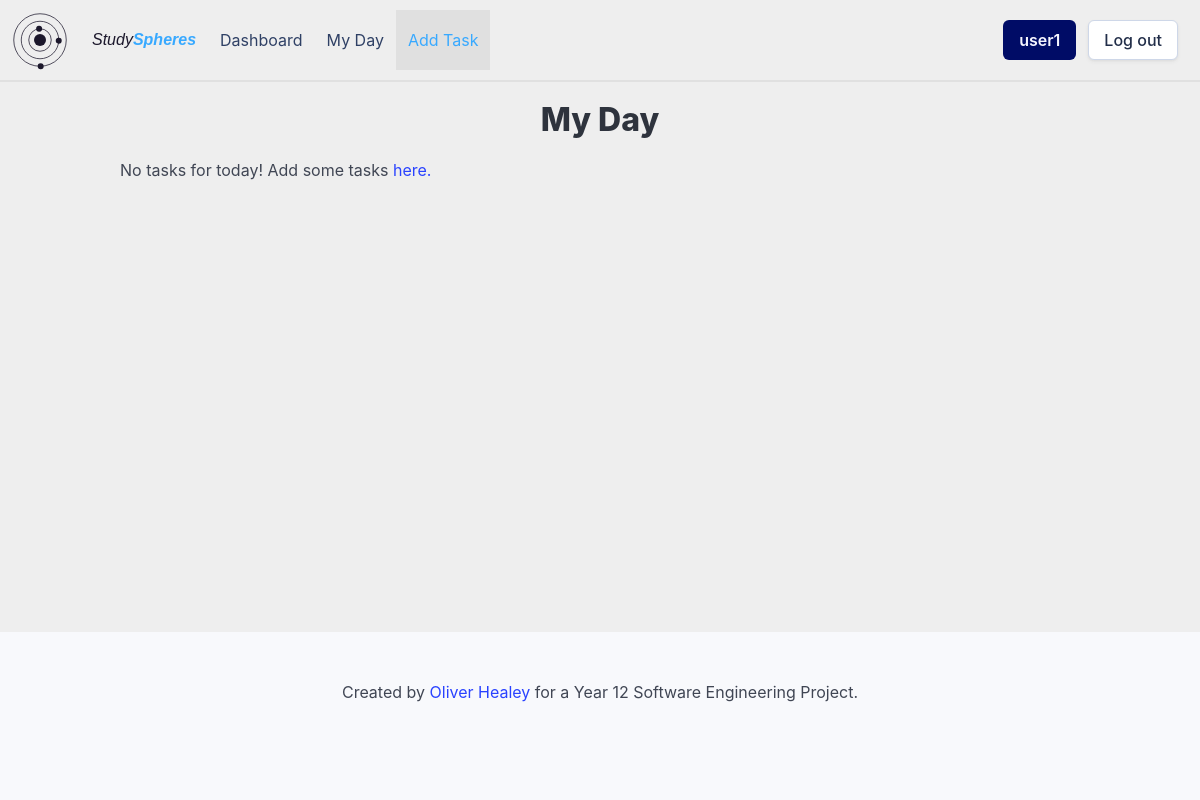
The app's page /myday (signed in), older data.
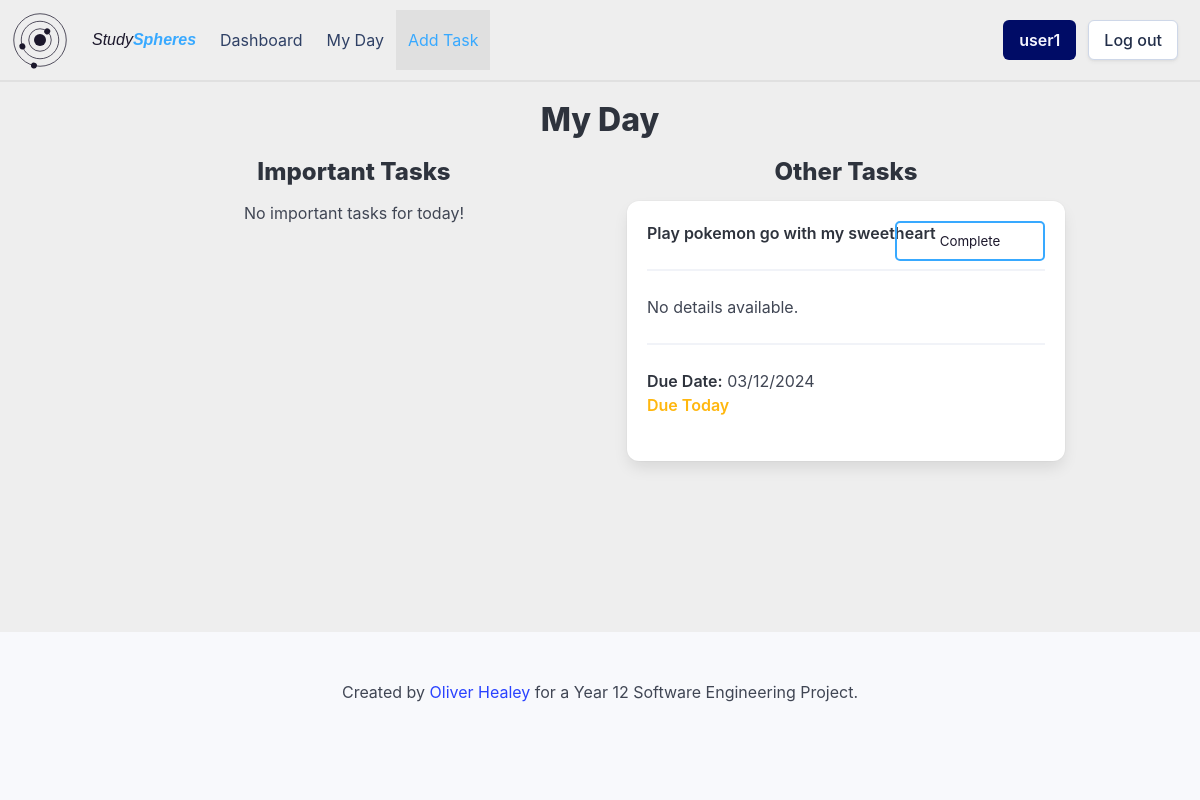
The same page, newer data.
### setup_db.py (models this page shows)
class Task(Base):
    __tablename__ = 'tasks'
    task_id = Column(String, primary_key=True)
    name = Column(String, nullable=False)
    details = Column(String)
    important = Column(Boolean, nullable=False)
    due_date = Column(DateTime, nullable=False)
    completed = Column(Boolean, nullable=False)
    repeat = Column(String, nullable=False)
    user_id = Column(String, ForeignKey('userdetails.id'), nullable=False)
    group_id = Column(String, ForeignKey('groups.group_id'), nullable=False)
    user = relationship('User', back_populates='tasks')
    groups = relationship('Group', back_populates='tasks')

### app.py (the view)
@app.route('/myday')
def myday():
    if flaskSession.get('userId') is None:
        return redirect(url_for('login'))
    userId = flaskSession.get('userId')
    current_date = datetime.datetime.now().date()
    tasks = sessionDb.query(Task).filter(Task.user_id == userId).all()
    tasks = [task for task in tasks if task.due_date.date() == current_date]
    date = datetime.datetime.now().date()
    return render_template('myday.html', tasks=tasks, showDetails=True, date=date)

### templates/myday.html (shortened to what this page needs)
{% extends "base_loggedin.html" %}
{% block heading %}My Day{% endblock %}
{% block content %}
    <div class="container">
        <div class="day-overview">
            {% if tasks|length == 0 %}
                <p>No tasks for today! Add some tasks <a href="/addtask">here.</a></p>
            {% else %}
                {% set important_tasks = tasks|selectattr('important')|list %}
                {% set other_tasks = tasks|rejectattr('important')|list %}
                <div class="columns is-multiline">
                    <div class="column is-half">
                        <h3 class="has-text-centered">Important Tasks</h3>
                        {% if important_tasks|length == 0 %}
                            <p class="has-text-centered">No important tasks for today!</p>
                        {% else %}
                            {% for task in tasks %}
                                {% if task.important %}
                                    {% include 'task_box.html' %}
                                {% endif %}
                            {% endfor %}
                        {% endif %}
                    </div>
                    <div class="column is-half">
                        <h3 class="has-text-centered">Other Tasks</h3>
                        {% if other_tasks|length == 0 %}
                            <p class="has-text-centered">No other tasks for today!</p>
                        {% else %}
                            {% for task in tasks %}
                                {% if not task.important %}
                                    {% include 'task_box.html' %}
                                {% endif %}
                            {% endfor %}
                        {% endif %}
                    </div>
                </div>
            {% endif %}
        </div>
    </div>
{% endblock %}

### templates/task_box.html (shortened to what this page needs)
<div class="box task-box {% if date > task.due_date.date() and not task.completed %}overdue-task{% endif %}" onclick="window.location.href='/task/{{ task.task_id }}'">
    <div class="content">
        <p>
            <strong class="{{ 'has-text-success' if task.completed else '' }}">{{ task.name }}</strong>
            <hr>
            {% if showDetails %}
                {% if task.details %}
                    {{ task.details }}
                {% else %}
                    No details available.
                {% endif %}
                <hr>
            {% endif %}
            {% if not task.completed %}
                <strong>Due Date:</strong> {{ task.due_date.strftime('%d/%m/%Y') }}<br>
                {% if date < task.due_date.date() %}
                    <strong>Time Left:</strong> {{ (task.due_date.date() - date).days }} days<br>
                {% elif date == task.due_date.date() %}
                    <strong class="has-text-warning">Due Today</strong><br>
                {% else %}
                    <strong class="has-text-danger">Overdue</strong><br>
                {% endif %}
            {% else %}
                <strong class="has-text-success">Task Complete</strong>
            {% endif %}
        </p>
    </div>
    {% if not task.completed %}
        <form action="/complete" method="POST">
            <input type="submit" value="Complete" class="task-complete-button">
        </form>
    {% else %}
        <form action="/decomplete" method="POST">
            <input type="hidden" name="task_id" value="{{ task.task_id }}">
            <input type="submit" value="Remove Complete" class="task-complete-button">
        </form>
    {% endif %}
</div>

Row changes from the older to the newer data that the page shows:
added Task: name "Play pokemon go with my sweetheart", details "No details available.", due_date "03/12/2024", shows "Due Today"
Text that changed along with them:
text no longer shown: "No tasks for today! Add some tasks here."
text now shown: "Important Tasks No important tasks for today! Other Tasks"
